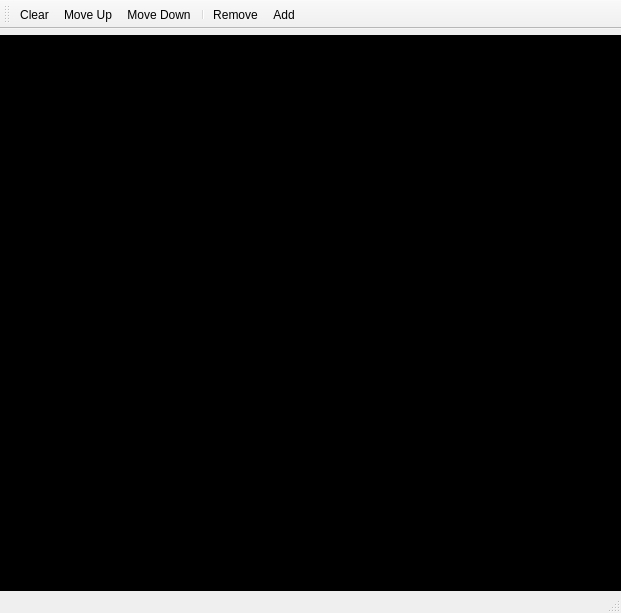
<ui version="4.0" >
 <class>MainWindow</class>
 <widget class="QMainWindow" name="MainWindow" >
  <property name="geometry" >
   <rect>
    <x>0</x>
    <y>0</y>
    <width>621</width>
    <height>613</height>
   </rect>
  </property>
  <property name="acceptDrops" >
   <bool>true</bool>
  </property>
  <property name="windowTitle" >
   <string>Health and Status</string>
  </property>
  <property name="unifiedTitleAndToolBarOnMac" >
   <bool>false</bool>
  </property>
  <widget class="QWidget" name="centralwidget" >
   <property name="layoutDirection" >
    <enum>Qt::LeftToRight</enum>
   </property>
   <layout class="QVBoxLayout" >
    <property name="spacing" >
     <number>2</number>
    </property>
    <property name="leftMargin" >
     <number>0</number>
    </property>
    <property name="topMargin" >
     <number>6</number>
    </property>
    <property name="rightMargin" >
     <number>0</number>
    </property>
    <property name="bottomMargin" >
     <number>0</number>
    </property>
    <item>
     <widget class="SideCar::GUI::HealthAndStatus::ChannelConnectionView" name="plots_" >
      <property name="palette" >
       <palette>
        <active>
         <colorrole role="WindowText" >
          <brush brushstyle="SolidPattern" >
           <color alpha="255" >
            <red>255</red>
            <green>255</green>
            <blue>255</blue>
           </color>
          </brush>
         </colorrole>
         <colorrole role="Button" >
          <brush brushstyle="SolidPattern" >
           <color alpha="255" >
            <red>0</red>
            <green>0</green>
            <blue>0</blue>
           </color>
          </brush>
         </colorrole>
         <colorrole role="Light" >
          <brush brushstyle="SolidPattern" >
           <color alpha="255" >
            <red>0</red>
            <green>0</green>
            <blue>0</blue>
           </color>
          </brush>
         </colorrole>
         <colorrole role="Midlight" >
          <brush brushstyle="SolidPattern" >
           <color alpha="255" >
            <red>0</red>
            <green>0</green>
            <blue>0</blue>
           </color>
          </brush>
         </colorrole>
         <colorrole role="Dark" >
          <brush brushstyle="SolidPattern" >
           <color alpha="255" >
            <red>0</red>
            <green>0</green>
            <blue>0</blue>
           </color>
          </brush>
         </colorrole>
         <colorrole role="Mid" >
          <brush brushstyle="SolidPattern" >
           <color alpha="255" >
            <red>0</red>
            <green>0</green>
            <blue>0</blue>
           </color>
          </brush>
         </colorrole>
         <colorrole role="Text" >
          <brush brushstyle="SolidPattern" >
           <color alpha="255" >
            <red>255</red>
            <green>255</green>
            <blue>255</blue>
           </color>
          </brush>
         </colorrole>
         <colorrole role="BrightText" >
          <brush brushstyle="SolidPattern" >
           <color alpha="255" >
            <red>255</red>
            <green>255</green>
            <blue>255</blue>
           </color>
          </brush>
         </colorrole>
         <colorrole role="ButtonText" >
          <brush brushstyle="SolidPattern" >
           <color alpha="255" >
            <red>255</red>
            <green>255</green>
            <blue>255</blue>
           </color>
          </brush>
         </colorrole>
         <colorrole role="Base" >
          <brush brushstyle="SolidPattern" >
           <color alpha="255" >
            <red>0</red>
            <green>0</green>
            <blue>0</blue>
           </color>
          </brush>
         </colorrole>
         <colorrole role="Window" >
          <brush brushstyle="SolidPattern" >
           <color alpha="255" >
            <red>0</red>
            <green>0</green>
            <blue>0</blue>
           </color>
          </brush>
         </colorrole>
         <colorrole role="Shadow" >
          <brush brushstyle="SolidPattern" >
           <color alpha="255" >
            <red>0</red>
            <green>0</green>
            <blue>0</blue>
           </color>
          </brush>
         </colorrole>
         <colorrole role="AlternateBase" >
          <brush brushstyle="SolidPattern" >
           <color alpha="255" >
            <red>0</red>
            <green>0</green>
            <blue>0</blue>
           </color>
          </brush>
         </colorrole>
        </active>
        <inactive>
         <colorrole role="WindowText" >
          <brush brushstyle="SolidPattern" >
           <color alpha="255" >
            <red>255</red>
            <green>255</green>
            <blue>255</blue>
           </color>
          </brush>
         </colorrole>
         <colorrole role="Button" >
          <brush brushstyle="SolidPattern" >
           <color alpha="255" >
            <red>0</red>
            <green>0</green>
            <blue>0</blue>
           </color>
          </brush>
         </colorrole>
         <colorrole role="Light" >
          <brush brushstyle="SolidPattern" >
           <color alpha="255" >
            <red>0</red>
            <green>0</green>
            <blue>0</blue>
           </color>
          </brush>
         </colorrole>
         <colorrole role="Midlight" >
          <brush brushstyle="SolidPattern" >
           <color alpha="255" >
            <red>0</red>
            <green>0</green>
            <blue>0</blue>
           </color>
          </brush>
         </colorrole>
         <colorrole role="Dark" >
          <brush brushstyle="SolidPattern" >
           <color alpha="255" >
            <red>0</red>
            <green>0</green>
            <blue>0</blue>
           </color>
          </brush>
         </colorrole>
         <colorrole role="Mid" >
          <brush brushstyle="SolidPattern" >
           <color alpha="255" >
            <red>0</red>
            <green>0</green>
            <blue>0</blue>
           </color>
          </brush>
         </colorrole>
         <colorrole role="Text" >
          <brush brushstyle="SolidPattern" >
           <color alpha="255" >
            <red>255</red>
            <green>255</green>
            <blue>255</blue>
           </color>
          </brush>
         </colorrole>
         <colorrole role="BrightText" >
          <brush brushstyle="SolidPattern" >
           <color alpha="255" >
            <red>255</red>
            <green>255</green>
            <blue>255</blue>
           </color>
          </brush>
         </colorrole>
         <colorrole role="ButtonText" >
          <brush brushstyle="SolidPattern" >
           <color alpha="255" >
            <red>255</red>
            <green>255</green>
            <blue>255</blue>
           </color>
          </brush>
         </colorrole>
         <colorrole role="Base" >
          <brush brushstyle="SolidPattern" >
           <color alpha="255" >
            <red>0</red>
            <green>0</green>
            <blue>0</blue>
           </color>
          </brush>
         </colorrole>
         <colorrole role="Window" >
          <brush brushstyle="SolidPattern" >
           <color alpha="255" >
            <red>0</red>
            <green>0</green>
            <blue>0</blue>
           </color>
          </brush>
         </colorrole>
         <colorrole role="Shadow" >
          <brush brushstyle="SolidPattern" >
           <color alpha="255" >
            <red>0</red>
            <green>0</green>
            <blue>0</blue>
           </color>
          </brush>
         </colorrole>
         <colorrole role="AlternateBase" >
          <brush brushstyle="SolidPattern" >
           <color alpha="255" >
            <red>0</red>
            <green>0</green>
            <blue>0</blue>
           </color>
          </brush>
         </colorrole>
        </inactive>
        <disabled>
         <colorrole role="WindowText" >
          <brush brushstyle="SolidPattern" >
           <color alpha="255" >
            <red>0</red>
            <green>0</green>
            <blue>0</blue>
           </color>
          </brush>
         </colorrole>
         <colorrole role="Button" >
          <brush brushstyle="SolidPattern" >
           <color alpha="255" >
            <red>0</red>
            <green>0</green>
            <blue>0</blue>
           </color>
          </brush>
         </colorrole>
         <colorrole role="Light" >
          <brush brushstyle="SolidPattern" >
           <color alpha="255" >
            <red>0</red>
            <green>0</green>
            <blue>0</blue>
           </color>
          </brush>
         </colorrole>
         <colorrole role="Midlight" >
          <brush brushstyle="SolidPattern" >
           <color alpha="255" >
            <red>0</red>
            <green>0</green>
            <blue>0</blue>
           </color>
          </brush>
         </colorrole>
         <colorrole role="Dark" >
          <brush brushstyle="SolidPattern" >
           <color alpha="255" >
            <red>0</red>
            <green>0</green>
            <blue>0</blue>
           </color>
          </brush>
         </colorrole>
         <colorrole role="Mid" >
          <brush brushstyle="SolidPattern" >
           <color alpha="255" >
            <red>0</red>
            <green>0</green>
            <blue>0</blue>
           </color>
          </brush>
         </colorrole>
         <colorrole role="Text" >
          <brush brushstyle="SolidPattern" >
           <color alpha="255" >
            <red>0</red>
            <green>0</green>
            <blue>0</blue>
           </color>
          </brush>
         </colorrole>
         <colorrole role="BrightText" >
          <brush brushstyle="SolidPattern" >
           <color alpha="255" >
            <red>255</red>
            <green>255</green>
            <blue>255</blue>
           </color>
          </brush>
         </colorrole>
         <colorrole role="ButtonText" >
          <brush brushstyle="SolidPattern" >
           <color alpha="255" >
            <red>0</red>
            <green>0</green>
            <blue>0</blue>
           </color>
          </brush>
         </colorrole>
         <colorrole role="Base" >
          <brush brushstyle="SolidPattern" >
           <color alpha="255" >
            <red>0</red>
            <green>0</green>
            <blue>0</blue>
           </color>
          </brush>
         </colorrole>
         <colorrole role="Window" >
          <brush brushstyle="SolidPattern" >
           <color alpha="255" >
            <red>0</red>
            <green>0</green>
            <blue>0</blue>
           </color>
          </brush>
         </colorrole>
         <colorrole role="Shadow" >
          <brush brushstyle="SolidPattern" >
           <color alpha="255" >
            <red>0</red>
            <green>0</green>
            <blue>0</blue>
           </color>
          </brush>
         </colorrole>
         <colorrole role="AlternateBase" >
          <brush brushstyle="SolidPattern" >
           <color alpha="255" >
            <red>0</red>
            <green>0</green>
            <blue>0</blue>
           </color>
          </brush>
         </colorrole>
        </disabled>
       </palette>
      </property>
      <property name="autoFillBackground" >
       <bool>true</bool>
      </property>
      <property name="selectionMode" >
       <enum>QAbstractItemView::ExtendedSelection</enum>
      </property>
      <property name="selectionBehavior" >
       <enum>QAbstractItemView::SelectRows</enum>
      </property>
      <property name="verticalScrollMode" >
       <enum>QAbstractItemView::ScrollPerPixel</enum>
      </property>
      <property name="uniformItemSizes" >
       <bool>true</bool>
      </property>
     </widget>
    </item>
   </layout>
  </widget>
  <widget class="QMenuBar" name="menubar" >
   <property name="geometry" >
    <rect>
     <x>0</x>
     <y>0</y>
     <width>621</width>
     <height>22</height>
    </rect>
   </property>
  </widget>
  <widget class="QStatusBar" name="statusbar" />
  <widget class="QToolBar" name="toolBar_" >
   <property name="windowTitle" >
    <string>toolBar</string>
   </property>
   <property name="iconSize" >
    <size>
     <width>16</width>
     <height>16</height>
    </size>
   </property>
   <property name="toolButtonStyle" >
    <enum>Qt::ToolButtonIconOnly</enum>
   </property>
   <attribute name="toolBarArea" >
    <enum>TopToolBarArea</enum>
   </attribute>
   <attribute name="toolBarBreak" >
    <bool>false</bool>
   </attribute>
   <addaction name="actionClear_" />
   <addaction name="actionMoveUp_" />
   <addaction name="actionMoveDown_" />
   <addaction name="separator" />
   <addaction name="actionRemove_" />
   <addaction name="actionAdd_" />
  </widget>
  <action name="actionMoveUp_" >
   <property name="icon" >
    <iconset resource="../guiIcons.qrc" >:/upArrow.png</iconset>
   </property>
   <property name="text" >
    <string>Move Up</string>
   </property>
   <property name="toolTip" >
    <string>Move selected channel(s) up</string>
   </property>
  </action>
  <action name="actionMoveDown_" >
   <property name="icon" >
    <iconset resource="../guiIcons.qrc" >:/downArrow.png</iconset>
   </property>
   <property name="text" >
    <string>Move Down</string>
   </property>
   <property name="toolTip" >
    <string>Move selected channel(s) down</string>
   </property>
  </action>
  <action name="actionAdd_" >
   <property name="icon" >
    <iconset resource="../guiIcons.qrc" >:/plus.png</iconset>
   </property>
   <property name="text" >
    <string>Add</string>
   </property>
   <property name="toolTip" >
    <string>Add an unconnected channel</string>
   </property>
  </action>
  <action name="actionRemove_" >
   <property name="icon" >
    <iconset resource="../guiIcons.qrc" >:/minus.png</iconset>
   </property>
   <property name="text" >
    <string>Remove</string>
   </property>
   <property name="toolTip" >
    <string>Remove selected channels</string>
   </property>
  </action>
  <action name="actionClear_" >
   <property name="icon" >
    <iconset resource="../guiIcons.qrc" >:/refresh.png</iconset>
   </property>
   <property name="text" >
    <string>Clear</string>
   </property>
  </action>
 </widget>
 <customwidgets>
  <customwidget>
   <class>SideCar::GUI::HealthAndStatus::ChannelConnectionView</class>
   <extends>QListView</extends>
   <header>ChannelConnectionView.h</header>
  </customwidget>
 </customwidgets>
 <tabstops>
  <tabstop>plots_</tabstop>
 </tabstops>
 <resources>
  <include location="../guiIcons.qrc" />
 </resources>
 <connections/>
</ui>
